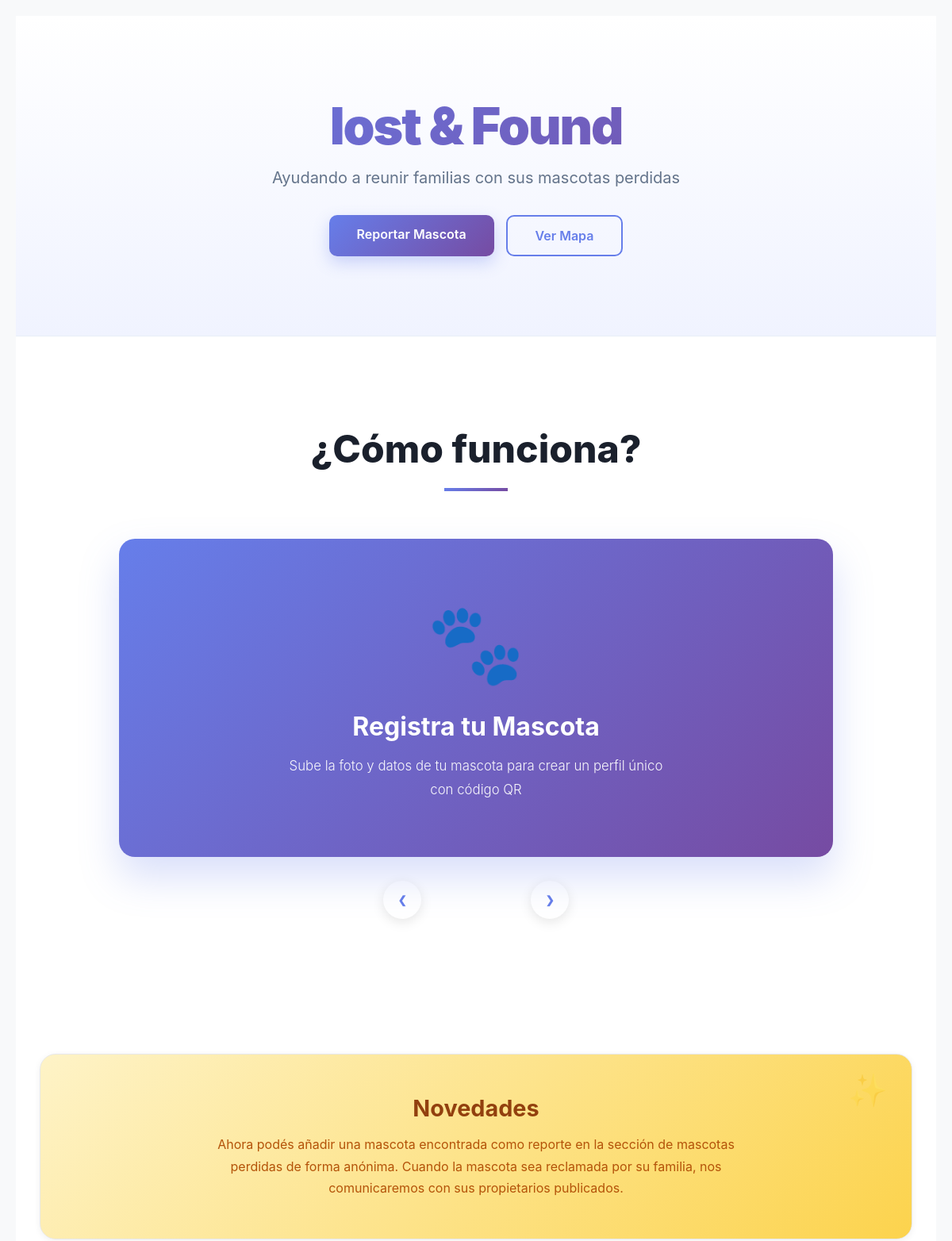
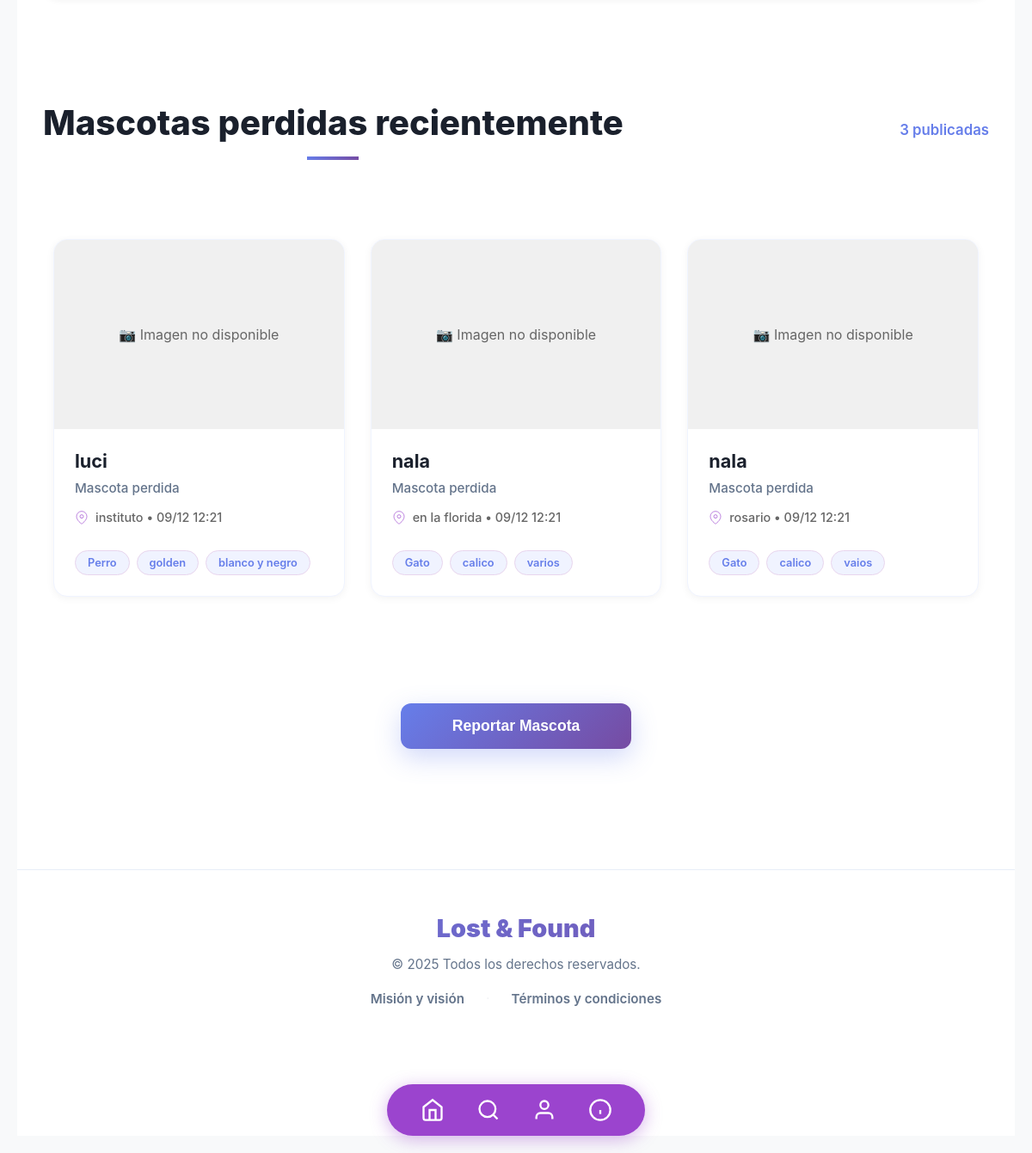
The page / on the database its author committed (2 pictures, top to bottom).
### tables this page shows
CREATE TABLE `mascotas` (
  `id_mascota` int(11) NOT NULL AUTO_INCREMENT,
  `nombre` varchar(100) NOT NULL,
  `especie` varchar(50) NOT NULL,
  `raza` varchar(100) DEFAULT NULL,
  `edad` int(11) DEFAULT NULL,
  `genero` enum('macho','hembra') DEFAULT NULL,
  `color` varchar(50) DEFAULT NULL,
  `id` int(11) NOT NULL,
  `id_qr` int(11) DEFAULT NULL,
  `foto_url` varchar(255) DEFAULT NULL,
  `estado` enum('normal','perdida','encontrada') DEFAULT 'normal',
  `fecha_estado` datetime DEFAULT NULL,
  `descripcion_estado` text DEFAULT NULL,
  `fecha_registro` datetime NOT NULL DEFAULT current_timestamp(),
  `perdido` tinyint(1) DEFAULT 0,
  `ultima_ubicacion` varchar(255) DEFAULT NULL,
  `ultima_lat` decimal(10,7) DEFAULT NULL,
  `ultima_lng` decimal(10,7) DEFAULT NULL,
  `descripcion` varchar(255) DEFAULT NULL,
  PRIMARY KEY (`id_mascota`),
  UNIQUE KEY `id_qr` (`id_qr`),
  KEY `id_dueño` (`id`),
  KEY `idx_ultima_coords` (`ultima_lat`,`ultima_lng`),
  CONSTRAINT `mascotas_ibfk_1` FOREIGN KEY (`id`) REFERENCES `usuarios` (`id`),
  CONSTRAINT `mascotas_ibfk_2` FOREIGN KEY (`id_qr`) REFERENCES `codigos_qr` (`id_qr`)
);

### app/controllers/HomeController.php (called while the page is built)
<?php
class HomeController extends Controller {
    private $petModel;
    public function __construct() {
        $this->petModel = $this->loadModel('Pet');
    }
    public function index() {
        $mascotas = $this->petModel->findLostPets();
        $estadisticas = $this->petModel->getStatistics();
        $this->view('home/index', [
            'mascotas' => $mascotas,
            'estadisticas' => $estadisticas,
            'usuario_logueado' => $this->isAuthenticated()
        ]);
    }
}

### public/index.php (called while the page is built, shortened)
<?php
require_once __DIR__ . '/../config/database.php';
require_once APP_PATH . '/core/Controller.php';
require_once APP_PATH . '/core/Router.php';
$router = new Router();
$router->get('/', 'HomeController', 'index');
$router->get('/home', 'HomeController', 'index');
$router->get('/login', 'UserController', 'login');
$router->post('/login', 'UserController', 'login');
$router->get('/registro', 'UserController', 'register');
$router->post('/registro', 'UserController', 'register');
$router->get('/perfil', 'UserController', 'profile');
$router->get('/usuario/{id}', 'UserController', 'profile');
$router->get('/editar-perfil', 'UserController', 'editProfile');
$router->post('/editar-perfil', 'UserController', 'editProfile');
$router->get('/logout', 'UserController', 'logout');
$router->get('/recuperar-password', 'UserController', 'recoverPassword');
$router->post('/recuperar-password', 'UserController', 'recoverPassword');
$router->get('/reset-password', 'UserController', 'resetPassword');
$router->post('/reset-password', 'UserController', 'resetPassword');
$router->get('/registrar-mascota', 'PetController', 'register');
$router->post('/registrar-mascota', 'PetController', 'register');
$router->get('/mascota/{id}', 'PetController', 'profile');
$router->get('/mascota/{id}/editar', 'PetController', 'edit');
$router->post('/mascota/{id}/editar', 'PetController', 'edit');
$router->get('/mascota/{id}/eliminar', 'PetController', 'delete');
$router->post('/mascota/{id}/eliminar', 'PetController', 'delete');
$router->post('/mascota/{id}/cambiar-estado', 'PetController', 'changeStatus');
$router->get('/mapa', 'PetController', 'map');
$router->get('/qr/{id}', 'PetController', 'qrInfo');
$router->get('/terminos', 'LegalController', 'terminos');
$router->get('/mision', 'LegalController', 'mision');
$router->dispatch();

### config/database.php (called while the page is built)
<?php
class Database {
    private static $instance = null;
    private $pdo;
    private function __construct() {
        $dsn = "mysql:host=localhost;dbname=mascotas_db;charset=utf8";
        $usuario = "root";
        $contraseña = "";
        $opciones = array(
            PDO::ATTR_ERRMODE => PDO::ERRMODE_EXCEPTION,
            PDO::ATTR_DEFAULT_FETCH_MODE => PDO::FETCH_ASSOC
        );
        try {
            $this->pdo = new PDO($dsn, $usuario, $contraseña, $opciones);
        } catch (PDOException $e) {
            die("Error de conexión: " . $e->getMessage());
        }
    }
    public static function getInstance() {
        if (self::$instance === null) {
            self::$instance = new self();
        }
        return self::$instance;
    }
    public function getConnection() {
        return $this->pdo;
    }
}

### app/models/Pet.php (called while the page is built, shortened)
<?php
class Pet {
    private $db;
    public function __construct() {
        $this->db = Database::getInstance()->getConnection();
    }
    public function findLostPets() {
        $sql = "SELECT
                    m.id_mascota,
                    m.nombre,
                    m.especie,
                    m.raza,
                    m.color,
                    m.foto_url,
                    m.estado,
                    m.descripcion_estado,
                    m.fecha_estado,
                    COALESCE(mp.ubicacion, u.direccion) AS ubicacion,
                    mp.lat AS latitud,
                    mp.lng AS longitud,
                    mp.fecha_perdida
                FROM mascotas m
                LEFT JOIN (
                    SELECT mp1.*
                    FROM mascotas_perdidas mp1
                    JOIN (
                        SELECT id_mascota, MAX(id_perdida) AS max_id
                        FROM mascotas_perdidas
                        GROUP BY id_mascota
                    ) last ON last.id_mascota = mp1.id_mascota AND last.max_id = mp1.id_perdida
                ) mp ON mp.id_mascota = m.id_mascota
                LEFT JOIN usuarios u ON m.id = u.id
                WHERE TRIM(m.estado) = 'perdida' OR mp.id_perdida IS NOT NULL
                ORDER BY COALESCE(m.fecha_estado, mp.fecha_perdida) DESC, m.id_mascota DESC";
        try {
            $stmt = $this->db->prepare($sql);
            $stmt->execute();
            return $stmt->fetchAll();
        } catch (PDOException $e) {
            $sqlSimple = "SELECT m.id_mascota, m.nombre, m.especie, m.raza, m.color, m.foto_url, m.estado,
                                 m.descripcion_estado, m.fecha_estado, u.direccion AS ubicacion,
                                 NULL AS latitud, NULL AS longitud, NULL AS fecha_perdida
                          FROM mascotas m
                          LEFT JOIN usuarios u ON m.id = u.id
                          WHERE TRIM(m.estado) = 'perdida'
                          ORDER BY m.fecha_estado DESC, m.id_mascota DESC";
            $stmt = $this->db->prepare($sqlSimple);
            $stmt->execute();
            return $stmt->fetchAll();
        }
    }
}

### app/views/home/index.php (the view, shortened to what this page needs)
<!DOCTYPE html>
<html lang="es">
<head>
    <?php
        $homeCssV = @filemtime(ROOT_PATH . '/assets/css/home.css');
        $bottomNavCssV = @filemtime(ROOT_PATH . '/assets/css/bottom-nav.css');
    ?>
    <link rel="stylesheet" href="<?= ASSETS_URL ?>/css/home.css?v=<?= $homeCssV ?>">
    <link rel="stylesheet" href="<?= ASSETS_URL ?>/css/bottom-nav.css?v=<?= $bottomNavCssV ?>">
</head>
<body>
    <div class="content-wrapper">
        <header class="hero">
            <h1>lost & Found</h1>
            <p>Ayudando a reunir familias con sus mascotas perdidas</p>
            <div class="hero-cta">
                <a href="<?= BASE_URL ?>/registrar-mascota" class="btn-primary">Reportar Mascota</a>
                <a href="<?= BASE_URL ?>/mapa" class="btn-secondary">Ver Mapa</a>
            </div>
        </header>
        <section class="intro-section">
            <div class="intro-content">
                <h2>¿Cómo funciona?</h2>
                <div class="carousel-container">
                    <div class="carousel-wrapper">
                        <div class="carousel" id="carousel" style="transform: translateX(0%);">
                            <div class="carousel-slide">
                                <div class="carousel-icon">🐾</div>
                                <h3>Registra tu Mascota</h3>
                                <p>Sube la foto y datos de tu mascota para crear un perfil único con código QR</p>
                            </div>
                        </div>
                    </div>
                    <div class="carousel-controls">
                        <button class="carousel-btn" onclick="previousSlide()">❮</button>
                        <div class="carousel-dots">
                            <span class="carousel-dot active" onclick="goToSlide(0)"></span>
                            <span class="carousel-dot" onclick="goToSlide(1)"></span>
                            <span class="carousel-dot" onclick="goToSlide(2)"></span>
                            <span class="carousel-dot" onclick="goToSlide(3)"></span>
                        </div>
                        <button class="carousel-btn" onclick="nextSlide()">❯</button>
                    </div>
                </div>
            </div>
        </section>
        <section class="novedades">
            <h2>Novedades</h2>
            <p>Ahora podés añadir una mascota encontrada como reporte en la sección de mascotas perdidas de forma anónima. Cuando la mascota sea reclamada por su familia, nos comunicaremos con sus propietarios publicados.</p>
        </section>
        <div class="section-head">
            <h2>Mascotas perdidas recientemente</h2>
            <p><?= count($mascotas) ?> publicadas</p>
        </div>
        <section class="mascotas">
            <div class="mascotas-grid" aria-label="Listado de mascotas perdidas">
                <?php if (empty($mascotas)): ?>
                <?php else: ?>
                    <?php foreach ($mascotas as $mascota): ?>
                        <?php
                            $descripcion = $mascota['descripcion_estado'] ?: 'Mascota perdida';
                            $ubicacion = !empty($mascota['ubicacion']) ? $mascota['ubicacion'] : 'Ubicación no especificada';
                            $chips = [];
                            if (!empty($mascota['especie'])) $chips[] = ucfirst($mascota['especie']);
                            if (!empty($mascota['raza'])) $chips[] = $mascota['raza'];
                            if (!empty($mascota['color'])) $chips[] = $mascota['color'];
                            $fechaEvento = !empty($mascota['fecha_estado']) ? $mascota['fecha_estado'] : ($mascota['fecha_perdida'] ?? null);
                            $fechaLegible = $fechaEvento ? date('d/m H:i', strtotime($fechaEvento)) : '';
                        ?>
                        <a class="pet-card" href="<?= BASE_URL ?>/mascota/<?= $mascota['id_mascota'] ?>" style="text-decoration:none; color:inherit; display:block;">
                            <div class="pet-image-container">
                                <div class="image-placeholder" style="display:none; position:absolute; inset:0; background-color:#f0f0f0; align-items:center; justify-content:center; color:#666; font-size:16px;">
                                    📷 Imagen no disponible
                                </div>
                            </div>
                            <div class="pet-header">
                                <p class="pet-name"><?= htmlspecialchars($mascota['nombre'] ?? 'Mascota') ?></p>
                                <p class="pet-description"><?= htmlspecialchars($descripcion) ?></p>
                                <div class="pet-location">
                                    <svg viewBox="0 0 24 24" fill="none" stroke="currentColor"><path d="M21 10c0 7-9 13-9 13s-9-6-9-13a9 9 0 0 1 18 0z"></path><circle cx="12" cy="10" r="3"></circle></svg>
                                    <span><?= htmlspecialchars($ubicacion) ?><?= $fechaLegible ? ' • ' . htmlspecialchars($fechaLegible) : '' ?></span>
                                </div>
                                <?php if (!empty($chips)): ?>
                                    <div class="chips">
                                        <?php foreach ($chips as $chip): ?>
                                            <span class="chip"><?= htmlspecialchars($chip) ?></span>
                                        <?php endforeach; ?>
                                    </div>
                                <?php endif; ?>
                            </div>
                        </a>
                    <?php endforeach; ?>
                <?php endif; ?>
            </div>
        </section>
        <div class="actions-footer">
            <button class="btn-reportar" onclick="window.location.href='<?= BASE_URL ?>/registrar-mascota'">Reportar Mascota</button>
        </div>
        <footer class="site-footer" role="contentinfo">
            <div class="site-footer__inner">
                <p class="site-footer__brand">Lost &amp; Found</p>
                <p class="site-footer__copy">&copy; <?= date('Y') ?> Todos los derechos reservados.</p>
                <nav class="site-footer__links" aria-label="Enlaces legales">
                    <a href="<?= BASE_URL ?>/legal/mision_vision.php">Misión y visión</a>
                    <span aria-hidden="true">·</span>
                    <a href="<?= BASE_URL ?>/legal/terminos-condiciones.html">Términos y condiciones</a>
                </nav>
            </div>
        </footer>
    </div>
    <?php include ROOT_PATH . '/app/includes/bottom_nav.php'; ?>
</body>
</html>

### app/core/Router.php (shortened to what this page needs)
<?php
class Router {
    private $routes = [];
    private function addRoute($httpMethod, $path, $controller, $method) {
        $this->routes[] = [
            'method' => $httpMethod,
            'path' => $path,
            'controller' => $controller,
            'action' => $method
        ];
    }
    public function dispatch() {
        $requestUri = $_SERVER['REQUEST_URI'];
        $requestUri = strtok($requestUri, '?');
        $requestUri = str_replace(BASE_URL, '', $requestUri);
        $requestUri = '/' . trim($requestUri, '/');
        foreach ($this->routes as $route) {
            $pattern = $this->convertToRegex($route['path']);
            if (preg_match($pattern, $requestUri, $matches)) {
                array_shift($matches);
                $action = $route['action'];
                $controller = new $controllerName();
                call_user_func_array([$controller, $action], $matches);
                return;
            }
        }
    }
    private function convertToRegex($path) {
        $pattern = preg_replace('/\{([a-zA-Z0-9_]+)\}/', '([a-zA-Z0-9_-]+)', $path);
        return '#^' . $pattern . '$#';
    }
}

### rows shown on the page
mascotas: nombre "luci", descripcion_estado "Mascota perdida", ubicacion "instituto", fecha_estado "09/12 12:21", especie "Perro", raza "golden", color "blanco y negro"
mascotas: nombre "nala", descripcion_estado "Mascota perdida", ubicacion "en la florida", fecha_estado "09/12 12:21", especie "Gato", raza "calico", color "varios"
mascotas: nombre "nala", descripcion_estado "Mascota perdida", ubicacion "rosario", fecha_estado "09/12 12:21", especie "Gato", raza "calico", color "vaios"

### other values the page prints
count($mascotas) "3"
